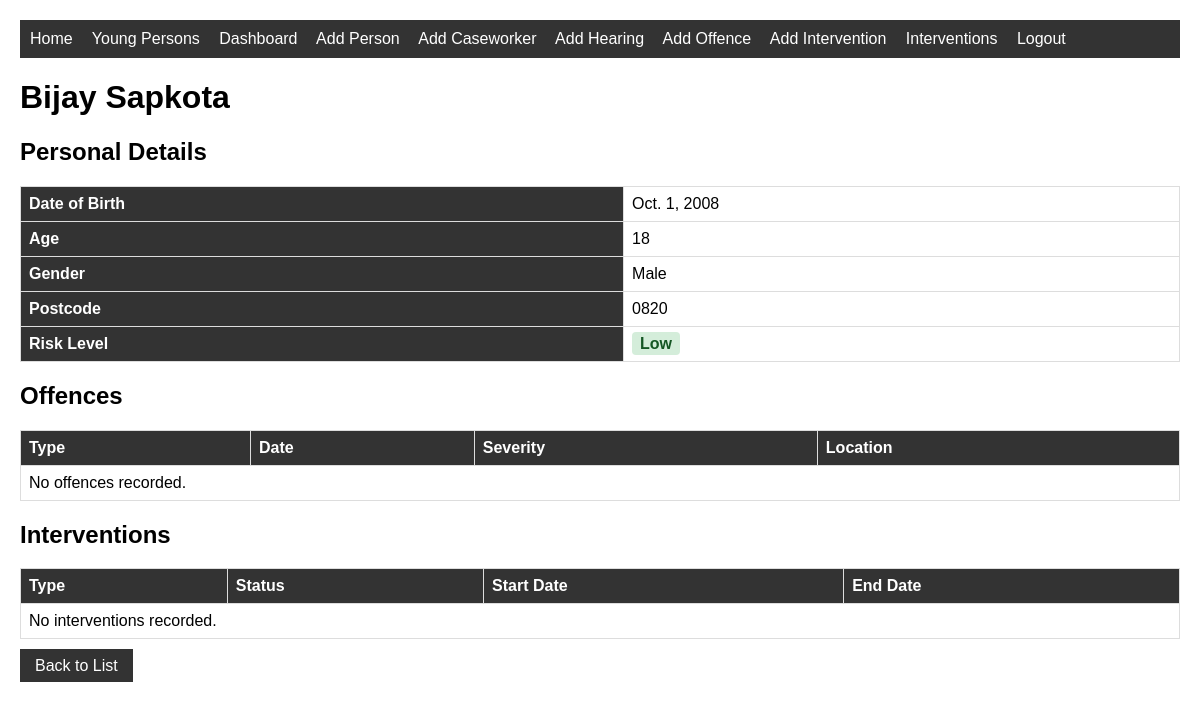
/youngperson/3/ (signed in), run on an earlier commit of the app's database.
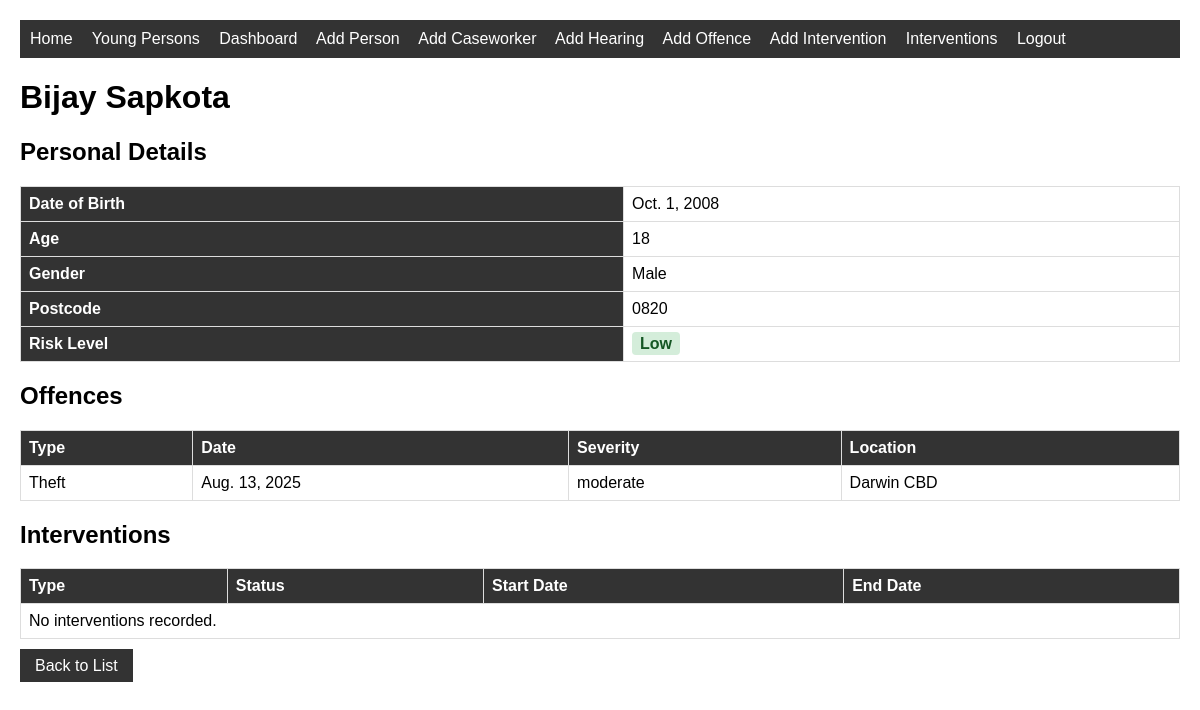
And on a later commit of the database.
### justice/models.py (models this page shows, shortened)
class Offence(models.Model):
    SEVERITY_CHOICES = [
        ('minor', 'Minor'),
        ('moderate', 'Moderate'),
        ('serious', 'Serious'),
    ]
    young_person = models.ForeignKey(
        YoungPerson, on_delete=models.CASCADE, related_name='offences')
    offence_type = models.CharField(max_length=100)
    date_of_offence = models.DateField()
    location = models.CharField(max_length=200)
    severity = models.CharField(max_length=10, choices=SEVERITY_CHOICES)
    description = models.TextField()

### justice/views.py (the view)
# urls.py: path('youngperson/<int:pk>/', views.YoungPersonDetailView.as_view(), name='youngperson-detail'),
class YoungPersonDetailView(LoginRequiredMixin, DetailView):
    model = YoungPerson
    template_name = 'justice/youngperson_detail.html'
    context_object_name = 'youngperson'
    def get_queryset(self):
        return YoungPerson.objects.prefetch_related(
            'offences', 'interventions', 'hearings'
        )

### justice/models.py (called while the page is built)
    @property
    def age(self):
        from datetime import date
        today = date.today()
        return today.year - self.date_of_birth.year

### justice/templates/justice/youngperson_detail.html
{% extends 'justice/base.html' %}
{% block content %}
<h1>{{ youngperson.first_name }} {{ youngperson.last_name }}</h1>
<h2>Personal Details</h2>
<table>
    <tr><th>Date of Birth</th><td>{{ youngperson.date_of_birth }}</td></tr>
    <tr><th>Age</th><td>{{ youngperson.age }}</td></tr>
    <tr><th>Gender</th><td>{{ youngperson.gender }}</td></tr>
    <tr><th>Postcode</th><td>{{ youngperson.postcode }}</td></tr>
    <tr>
    <th>Risk Level</th>
    <td>
        {% if youngperson.risk_level == 'high' %}
            <span style="background:#ffcccc; color:#cc0000; padding:3px 8px; border-radius:4px; font-weight:bold;">High</span>
        {% elif youngperson.risk_level == 'medium' %}
            <span style="background:#fff3cd; color:#856404; padding:3px 8px; border-radius:4px; font-weight:bold;">Medium</span>
        {% else %}
            <span style="background:#d4edda; color:#155724; padding:3px 8px; border-radius:4px; font-weight:bold;">Low</span>
        {% endif %}
    </td>
    </tr>
</table>
<h2>Offences</h2>
<table>
    <tr>
        <th>Type</th>
        <th>Date</th>
        <th>Severity</th>
        <th>Location</th>
    </tr>
    {% for offence in youngperson.offences.all %}
    <tr>
        <td>{{ offence.offence_type }}</td>
        <td>{{ offence.date_of_offence }}</td>
        <td>{{ offence.severity }}</td>
        <td>{{ offence.location }}</td>
    </tr>
    {% empty %}
    <tr><td colspan="4">No offences recorded.</td></tr>
    {% endfor %}
</table>
<h2>Interventions</h2>
<table>
    <tr>
        <th>Type</th>
        <th>Status</th>
        <th>Start Date</th>
        <th>End Date</th>
    </tr>
    {% for intervention in youngperson.interventions.all %}
    <tr>
        <td>{{ intervention.intervention_type }}</td>
        <td>{{ intervention.status }}</td>
        <td>{{ intervention.start_date }}</td>
        <td>{{ intervention.end_date }}</td>
    </tr>
    {% empty %}
    <tr><td colspan="4">No interventions recorded.</td></tr>
    {% endfor %}
</table>
<br>
<a href="{% url 'justice:youngperson-list' %}" class="btn">Back to List</a>
{% endblock %}

What changed in the data, as far as the page shows it:
added Offence: offence_type "Theft", date_of_offence "Aug. 13, 2025", severity "moderate", location "Darwin CBD"
Also different on the page:
text no longer shown: "No offences recorded."
